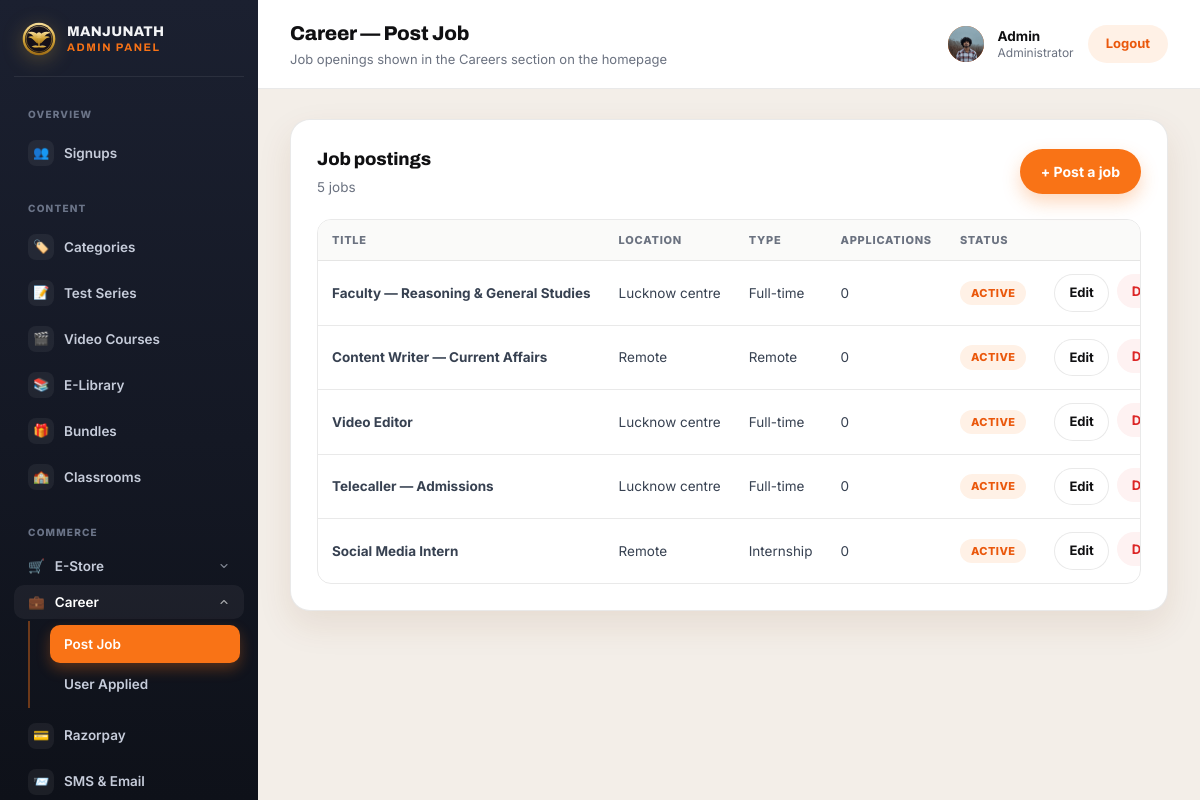
The page /panel/career/jobs/ (signed in) on the database its author committed.
### myapp/models.py (models this page shows, shortened)
class CustomUser(AbstractBaseUser, PermissionsMixin):
    GENDER_CHOICES = [
        ('male', 'Male'),
        ('female', 'Female'),
        ('other', 'Other'),
    ]
    name = models.CharField(max_length=150)
    email = models.EmailField(unique=True)
    number = models.CharField(max_length=15)
    age = models.PositiveIntegerField(null=True, blank=True)
    gender = models.CharField(max_length=10, choices=GENDER_CHOICES, blank=True)
    state = models.CharField(max_length=100, blank=True)
    city = models.CharField(max_length=100, blank=True)
    profile_picture = models.ImageField(upload_to='profile_pictures/', blank=True, null=True)
    is_active = models.BooleanField(default=True)
    is_staff = models.BooleanField(default=False)
    date_joined = models.DateTimeField(auto_now_add=True)
    objects = CustomUserManager()
    USERNAME_FIELD = 'email'
    REQUIRED_FIELDS = ['name', 'number']

class JobPosting(models.Model):
    FULL_TIME = 'full_time'
    PART_TIME = 'part_time'
    REMOTE = 'remote'
    INTERNSHIP = 'internship'
    JOB_TYPE_CHOICES = [
        (FULL_TIME, 'Full-time'),
        (PART_TIME, 'Part-time'),
        (REMOTE, 'Remote'),
        (INTERNSHIP, 'Internship'),
    ]
    title = models.CharField(max_length=200)
    location = models.CharField(max_length=150, blank=True, help_text='e.g. Lucknow centre')
    job_type = models.CharField(max_length=15, choices=JOB_TYPE_CHOICES, default=FULL_TIME)
    experience_required = models.CharField(max_length=100, blank=True, help_text='e.g. 3+ years teaching experience')
    description = models.TextField(blank=True)
    order = models.PositiveIntegerField(default=0)
    is_active = models.BooleanField(default=True)
    created_at = models.DateTimeField(auto_now_add=True)
    class Meta:
        ordering = ['order', '-created_at']

### myapp/views.py (the view)
# urls.py: path('panel/career/jobs/', views.panel_career_job_list, name='panel_career_job_list'),
@login_required(login_url='login')
@user_passes_test(_is_staff, login_url='login')
def panel_career_job_list(request):
    jobs = JobPosting.objects.all()
    return render(request, 'myapp/panel/career_job_list.html', {'jobs': jobs})

### myapp/context_processors.py (called while the page is built)
def site_settings(request):
    return {
        'site_settings': SiteSettings.load(),
        'top_notifications': Notification.objects.filter(is_active=True),
        'chatbot_settings': ChatbotSettings.load(),
        'chatbot_questions': ChatbotQuestion.objects.filter(is_active=True),
        'hero': HeroSection.load(),
        'daily_current_card': DailyUpdateCard.load(DailyUpdateCard.CURRENT_AFFAIRS),
        'daily_news_card': DailyUpdateCard.load(DailyUpdateCard.DAILY_NEWS),
        'pwa_settings': PWASettings.load(),
        'sso_settings': SSOSettings.load(),
    }

### myapp/models.py (called while the page is built)
    @classmethod
    def load(cls):
        obj, _ = cls.objects.get_or_create(pk=1)
        return obj

    @classmethod
    def load(cls):
        obj, _ = cls.objects.get_or_create(pk=1)
        return obj

    @classmethod
    def load(cls):
        obj, _ = cls.objects.get_or_create(pk=1)
        return obj

    @classmethod
    def load(cls, key):
        obj, _ = cls.objects.get_or_create(key=key, defaults={'key': key, **cls.DEFAULTS[key]})
        return obj

    @classmethod
    def load(cls):
        obj, _ = cls.objects.get_or_create(pk=1)
        return obj

    @classmethod
    def load(cls):
        obj, _ = cls.objects.get_or_create(pk=1)
        return obj

### myapp/views.py (called while the page is built)
def _is_staff(user):
    return user.is_authenticated and user.is_staff

### myapp/templates/myapp/panel/career_job_list.html (shortened to what this page needs)
{% extends "myapp/panel/base.html" %}
{% block page_title %}Career — Post Job{% endblock %}
{% block page_sub %}Job openings shown in the Careers section on the homepage{% endblock %}
{% block nav_career %}is-active{% endblock %}
{% block nav_career_open %}is-open{% endblock %}
{% block nav_career_jobs %}is-active{% endblock %}
{% block content %}
<div class="panel-card">
  <div class="panel-card-head">
    <div>
      <h2>Job postings</h2>
      <p>{{ jobs|length }} job{{ jobs|length|pluralize }}</p>
    </div>
    <a class="btn btn-primary" href="{% url 'panel_career_job_add' %}">+ Post a job</a>
  </div>
  {% if jobs %}
    <div class="panel-table-wrap">
      <table class="panel-table">
        <thead>
          <tr>
            <th>Title</th>
            <th>Location</th>
            <th>Type</th>
            <th>Applications</th>
            <th>Status</th>
            <th></th>
          </tr>
        </thead>
        <tbody>
          {% for job in jobs %}
          <tr>
            <td class="panel-row-name">{{ job.title }}</td>
            <td>{{ job.location|default:"—" }}</td>
            <td>{{ job.get_job_type_display }}</td>
            <td>{{ job.applications.count }}</td>
            <td>{% if job.is_active %}<span class="panel-badge">Active</span>{% else %}<span class="panel-badge panel-badge-muted">Hidden</span>{% endif %}</td>
            <td>
              <div class="gallery-actions">
                <a class="btn btn-ghost btn-sm" href="{% url 'panel_career_job_edit' job.pk %}">Edit</a>
                <form method="post" action="{% url 'panel_career_job_delete' job.pk %}" onsubmit="return confirm('Delete this job posting?');">
                  <button type="submit" class="btn btn-danger btn-sm">Delete</button>
                </form>
              </div>
            </td>
          </tr>
          {% endfor %}
        </tbody>
      </table>
    </div>
  {% else %}
    <p class="panel-empty"><span class="panel-empty-ico">💼</span>No job postings yet.</p>
  {% endif %}
</div>
{% endblock %}

### myapp/templates/myapp/panel/base.html (shortened to what this page needs)
<!DOCTYPE html>
<html lang="en">
<head>
</head>
<body>
<div class="panel-shell">
  <aside class="panel-sidebar" id="panelSidebar">
    <div class="panel-brand">
      <span class="panel-crest" aria-hidden="true">
      </span>
      <span class="panel-brand-text"><span>MANJUNATH</span><span>Admin Panel</span></span>
    </div>
    <nav class="panel-nav">
      <p class="panel-nav-label">Overview</p>
      <a class="{% block nav_signups %}{% endblock %}" href="{% url 'panel_signups' %}">
        <span class="panel-nav-ico">👥</span> Signups
      </a>
      <p class="panel-nav-label">Content</p>
      <a class="{% block nav_categories %}{% endblock %}" href="{% url 'panel_category_list' %}">
        <span class="panel-nav-ico">🏷️</span> Categories
      </a>
      <a class="{% if course_type == 'test_series' %}is-active{% endif %}" href="{% url 'panel_course_list' 'test_series' %}">
        <span class="panel-nav-ico">📝</span> Test Series
      </a>
      <a class="{% if course_type == 'video_course' %}is-active{% endif %}" href="{% url 'panel_course_list' 'video_course' %}">
        <span class="panel-nav-ico">🎬</span> Video Courses
      </a>
      <a class="{% if course_type == 'elibrary' %}is-active{% endif %}" href="{% url 'panel_course_list' 'elibrary' %}">
        <span class="panel-nav-ico">📚</span> E-Library
      </a>
      <a class="{% block nav_bundles %}{% endblock %}" href="{% url 'panel_bundle_list' %}">
        <span class="panel-nav-ico">🎁</span> Bundles
      </a>
      <a class="{% block nav_classrooms %}{% endblock %}" href="{% url 'panel_classroom_list' %}">
        <span class="panel-nav-ico">🏫</span> Classrooms
      </a>
      <p class="panel-nav-label">Commerce</p>
      <div class="panel-nav-group {% block nav_store_open %}{% endblock %}">
        <button type="button" class="panel-nav-group-toggle {% block nav_store %}{% endblock %}">
          <span class="panel-nav-ico">🛒</span> E-Store
          <svg class="panel-nav-group-caret" viewBox="0 0 24 24" width="12" height="12" aria-hidden="true"><path d="m6 9 6 6 6-6" fill="none" stroke="currentColor" stroke-width="2.2" stroke-linecap="round" stroke-linejoin="round"/></svg>
        </button>
      </div>
      <div class="panel-nav-group {% block nav_career_open %}{% endblock %}">
        <button type="button" class="panel-nav-group-toggle {% block nav_career %}{% endblock %}">
          <span class="panel-nav-ico">💼</span> Career
          <svg class="panel-nav-group-caret" viewBox="0 0 24 24" width="12" height="12" aria-hidden="true"><path d="m6 9 6 6 6-6" fill="none" stroke="currentColor" stroke-width="2.2" stroke-linecap="round" stroke-linejoin="round"/></svg>
        </button>
        <div class="panel-nav-subgroup">
          <a class="panel-nav-sub {% block nav_career_jobs %}{% endblock %}" href="{% url 'panel_career_job_list' %}">Post Job</a>
          <a class="panel-nav-sub {% block nav_career_applications %}{% endblock %}" href="{% url 'panel_career_applications' %}">User Applied</a>
        </div>
      </div>
      <a class="{% block nav_razorpay %}{% endblock %}" href="{% url 'panel_razorpay_settings' %}">
        <span class="panel-nav-ico">💳</span> Razorpay
      </a>
      <a class="{% block nav_sms_email %}{% endblock %}" href="{% url 'panel_notification_provider_settings' %}">
        <span class="panel-nav-ico">📨</span> SMS &amp; Email
      </a>
    </nav>
  </aside>
  <div class="panel-main">
    <header class="panel-topbar">
      <div class="panel-topbar-left">
        <div id="panelPageTitle">
          <h1>{% block page_title %}Admin Panel{% endblock %}</h1>
          <p class="panel-topbar-sub">{% block page_sub %}{% endblock %}</p>
        </div>
      </div>
      <div class="panel-user">
        {% if user.profile_picture %}
          <img class="panel-user-avatar" src="{{ user.profile_picture.url }}" alt="">
        {% else %}
          <span class="panel-user-avatar">{{ user.name|default:user.email|first|upper }}</span>
        {% endif %}
        <span class="panel-user-info">
          <strong>{{ user.name|default:user.email }}</strong>
          <span>Administrator</span>
        </span>
        <a class="panel-logout" href="{% url 'logout' %}">Logout</a>
      </div>
    </header>
    <main class="panel-content" id="panelContent">
      {% block content %}{% endblock %}
    </main>
  </div>
</div>
</body>
</html>

### rows shown on the page
CustomUser: profile_picture (picture), name "Admin"
JobPosting: title "Faculty — Reasoning & General Studies", location "Lucknow centre", job_type "Full-time", applications.count "0", is_active "ACTIVE"
JobPosting: title "Content Writer — Current Affairs", location "Remote", job_type "Remote", applications.count "0", is_active "ACTIVE"
JobPosting: title "Video Editor", location "Lucknow centre", job_type "Full-time", applications.count "0", is_active "ACTIVE"
JobPosting: title "Telecaller — Admissions", location "Lucknow centre", job_type "Full-time", applications.count "0", is_active "ACTIVE"
JobPosting: title "Social Media Intern", location "Remote", job_type "Internship", applications.count "0", is_active "ACTIVE"

### other values the page prints
{{ jobs|length }} "5"
